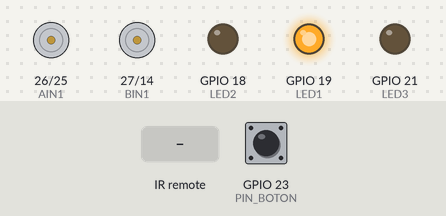
The sketch below on a simulated ESP32. Shown: motor-driver pin pairs drawn as motors (green arrow = first pin HIGH = forward, orange = second pin HIGH = backward, longer = more drive, scaled by the enable pin), output pins drawn as LEDs (lit = HIGH). Dashed ring = blinking. The test bench sets the inputs (shaded band); at power-on: GPIO 23 (PIN_BOTON) LOW.

Above: at 1.2 s.
1.3 s: GPIO 23 (PIN_BOTON) pulled HIGH for 0.15 s
At 1.6 s:
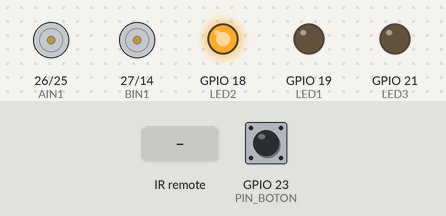
2.9 s: infrared code 0xE619FF00 received
At 3.17 s:
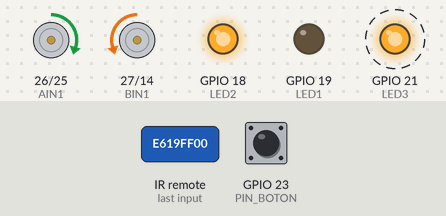
5.9 s: infrared code 0xE916FF00 received
At 6.32 s:
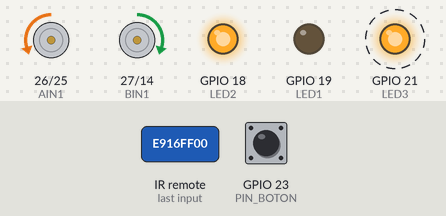
8.9 s: infrared code 0xF807FF00 received
At 9.17 s:
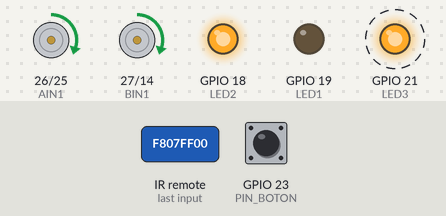
11.9 s: infrared code 0xEA15FF00 received
At 12.32 s:
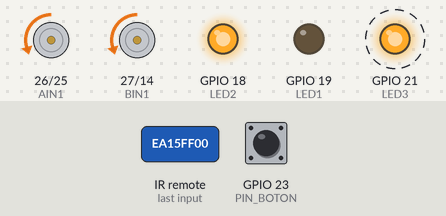
14.9 s: GPIO 23 (PIN_BOTON) pulled HIGH for 1 s
At 15.6 s:
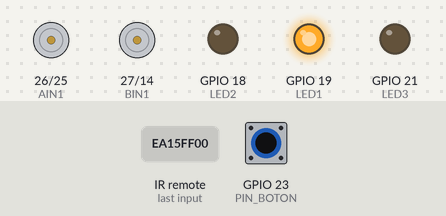
Timing chart, 0 to 17.9 s (numbered marks = the images above; inputs shaded):
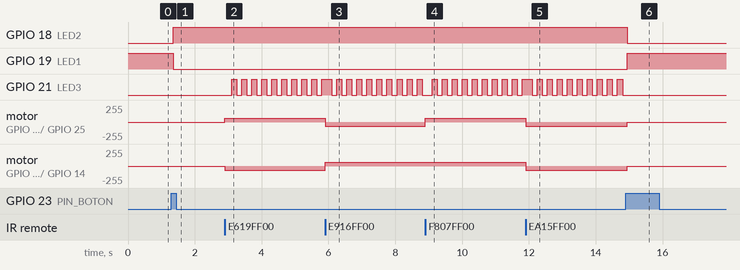

Measured:
- after the input at 1.3 s, GPIO 18 (LED2): LOW → HIGH after 0.05 s; GPIO 19 (LED1): HIGH → LOW after 0.05 s
- after the input at 2.9 s, GPIO 21 (LED3): alternates HIGH for 0.15 s and LOW for 0.15 s, starting after 0.20 s; motor on GPIO 26 (AIN1) / GPIO 25 (AIN2): stopped → forward 60/255 at once; motor on GPIO 27 (BIN1) / GPIO 14 (BIN2): stopped → backward 60/255 at once
- after the input at 5.9 s, motor on GPIO 26 (AIN1) / GPIO 25 (AIN2): forward 60/255 → backward 60/255 at once; motor on GPIO 27 (BIN1) / GPIO 14 (BIN2): backward 60/255 → forward 60/255 at once
- after the input at 8.9 s, motor on GPIO 26 (AIN1) / GPIO 25 (AIN2): backward 60/255 → forward 60/255 at once
- after the input at 11.9 s, motor on GPIO 26 (AIN1) / GPIO 25 (AIN2), motor on GPIO 27 (BIN1) / GPIO 14 (BIN2): forward 60/255 → backward 60/255 at once
- after the input at 14.9 s, GPIO 18 (LED2): HIGH → LOW after 0.05 s; GPIO 19 (LED1): LOW → HIGH after 0.05 s; GPIO 21 (LED3): stops changing and stays LOW; motor on GPIO 26 (AIN1) / GPIO 25 (AIN2), motor on GPIO 27 (BIN1) / GPIO 14 (BIN2): backward 60/255 → stopped after 0.05 s

The sketch:

control_pulsador_motores_leds_v2.ino
```cpp
// ==========================================
// PULSADOR ACTIVO -> RECIBE SEÑAL DE CONTROL PARA ADELANTE, ATRAS, IZQUIERDA Y DERECHA
// ==========================================

#include <IRremote.hpp>

// ==========================================
// PINES
// ==========================================
#define PIN_IR 4
#define PIN_BOTON 23  // KEY2

// Semáforo
#define LED1 19 // Rojo: Esperando (Desarmado)
#define LED2 18 // Verde: Activo (Armado)
#define LED3 21 // Azul: Motor en movimiento

// Motores
#define PWMA 32
#define AIN1 26
#define AIN2 25
#define PWMB 13
#define BIN1 27
#define BIN2 14

// ==========================================
// CODIGOS IR (mismos botones que ya documentaste)
// ==========================================
#define CODIGO_ADELANTE  0xE619FF00
#define CODIGO_ATRAS     0xE916FF00
#define CODIGO_IZQUIERDA 0xF807FF00
#define CODIGO_DERECHA   0xEA15FF00
#define CODIGO_PLAY      0xF609FF00   // ahora funciona como freno/STOP

// ==========================================
// VARIABLES
// ==========================================
bool sandroArmado = false;
bool motorEnMovimiento = false;

int velocidadLenta = 60;   // avanzar / retroceder
int velocidadGiro  = 60;   // izquierda / derecha (podés separarla si querés otra velocidad)

unsigned long tiempoAnterior = 0;
bool estadoLED3 = false;

void setup() {
  pinMode(LED1, OUTPUT);
  pinMode(LED2, OUTPUT);
  pinMode(LED3, OUTPUT);

  digitalWrite(LED1, HIGH);
  digitalWrite(LED2, LOW);
  digitalWrite(LED3, LOW);

  pinMode(PWMA, OUTPUT);
  pinMode(AIN1, OUTPUT);
  pinMode(AIN2, OUTPUT);
  pinMode(PWMB, OUTPUT);
  pinMode(BIN1, OUTPUT);
  pinMode(BIN2, OUTPUT);
  detenerMotores();

  pinMode(PIN_BOTON, INPUT);

  IrReceiver.begin(PIN_IR, DISABLE_LED_FEEDBACK);
}

void loop() {
  // ==============================================================
  // LECTURA DEL PULSADOR (ON / OFF)
  // ==============================================================
  if (digitalRead(PIN_BOTON) == HIGH) {
    delay(50); // Antirrebote
    if (digitalRead(PIN_BOTON) == HIGH) {

      sandroArmado = !sandroArmado;

      if (sandroArmado) {
        digitalWrite(LED1, LOW);
        digitalWrite(LED2, HIGH);
      } else {
        detenerMotores();
        motorEnMovimiento = false;
        digitalWrite(LED1, HIGH);
        digitalWrite(LED2, LOW);
        digitalWrite(LED3, LOW);
      }

      while(digitalRead(PIN_BOTON) == HIGH);
    }
  }

  // ==============================================================
  // ESTADO: ARMADO Y ESCUCHANDO IR
  // ==============================================================
  if (sandroArmado) {

    if (IrReceiver.decode()) {
      uint32_t codigo_recibido = IrReceiver.decodedIRData.decodedRawData;

      if (codigo_recibido == CODIGO_ADELANTE) {
        avanzar(velocidadLenta);
        motorEnMovimiento = true;
      }
      else if (codigo_recibido == CODIGO_ATRAS) {
        retroceder(velocidadLenta);
        motorEnMovimiento = true;
      }
      else if (codigo_recibido == CODIGO_IZQUIERDA) {
        girarIzquierda(velocidadGiro);
        motorEnMovimiento = true;
      }
      else if (codigo_recibido == CODIGO_DERECHA) {
        girarDerecha(velocidadGiro);
        motorEnMovimiento = true;
      }
      else if (codigo_recibido == CODIGO_PLAY) {
        detenerMotores();
        motorEnMovimiento = false;
        digitalWrite(LED3, LOW);
      }

      delay(200);
      IrReceiver.resume();
    }

    // EFECTO VISUAL: PARPADEO LED3
    if (motorEnMovimiento) {
      if (millis() - tiempoAnterior >= 150) {
        tiempoAnterior = millis();
        estadoLED3 = !estadoLED3;
        digitalWrite(LED3, estadoLED3);
      }
    }
  }
}

// ==========================================
// FUNCIONES DE MOVIMIENTO
// ==========================================
void avanzar(int velocidad) {
  analogWrite(PWMA, velocidad);
  analogWrite(PWMB, velocidad);

  digitalWrite(AIN1, HIGH);
  digitalWrite(AIN2, LOW);

  digitalWrite(BIN1, LOW);
  digitalWrite(BIN2, HIGH);
}

void retroceder(int velocidad) {
  analogWrite(PWMA, velocidad);
  analogWrite(PWMB, velocidad);

  digitalWrite(AIN1, LOW);
  digitalWrite(AIN2, HIGH);

  digitalWrite(BIN1, HIGH);
  digitalWrite(BIN2, LOW);
}

void girarIzquierda(int velocidad) {
  analogWrite(PWMA, velocidad);
  analogWrite(PWMB, velocidad);

  // Motor derecho (A) hacia adelante + izquierdo (B) hacia atrás -> pivota a la izquierda
  digitalWrite(AIN1, HIGH);
  digitalWrite(AIN2, LOW);

  digitalWrite(BIN1, HIGH);
  digitalWrite(BIN2, LOW);
}

void girarDerecha(int velocidad) {
  analogWrite(PWMA, velocidad);
  analogWrite(PWMB, velocidad);

  // Motor derecho (A) hacia atrás + izquierdo (B) hacia adelante -> pivota a la derecha
  digitalWrite(AIN1, LOW);
  digitalWrite(AIN2, HIGH);

  digitalWrite(BIN1, LOW);
  digitalWrite(BIN2, HIGH);
}

void detenerMotores() {
  analogWrite(PWMA, 0);
  analogWrite(PWMB, 0);
  digitalWrite(AIN1, LOW);
  digitalWrite(AIN2, LOW);
  digitalWrite(BIN1, LOW);
  digitalWrite(BIN2, LOW);
}
```
